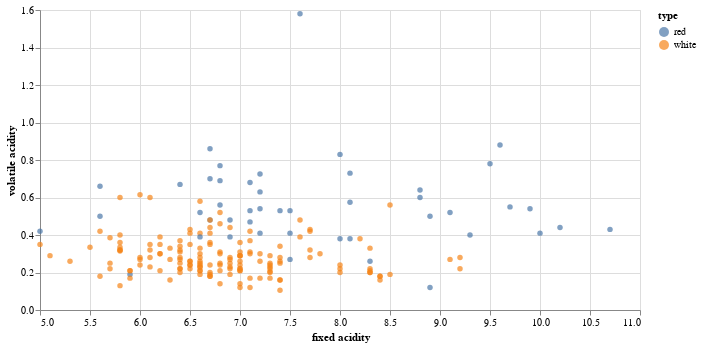

Here is the notebook cell this chart was saved with:
### Code cell
alt.Chart(df).mark_circle().encode(
    alt.X('fixed acidity', scale=alt.Scale(zero=False)),
    alt.Y('volatile acidity', scale=alt.Scale(zero=False, padding=1)),
    color='type'
).properties(width=600)

### Figure 1 — Vega-Lite specification as saved in the notebook (floating-point values rounded to 4 significant figures; data arrays with more than 128 entries replaced by an {"elided": "..."} marker saying what was removed)
{"config": {"view": {"continuousWidth": 300, "continuousHeight": 300}}, "data": {"name": "data-fd819e6520cd3524d7e34614c9d74816"}, "mark": "circle", "encoding": {"color": {"field": "type", "type": "nominal"}, "x": {"field": "fixed acidity", "scale": {"zero": false}, "type": "quantitative"}, "y": {"field": "volatile acidity", "scale": {"padding": 1, "zero": false}, "type": "quantitative"}}, "width": 600, "$schema": "https://vega.github.io/schema/vega-lite/v5.2.0.json", "datasets": {"data-fd819e6520cd3524d7e34614c9d74816": {"elided": "200 records"}}}
